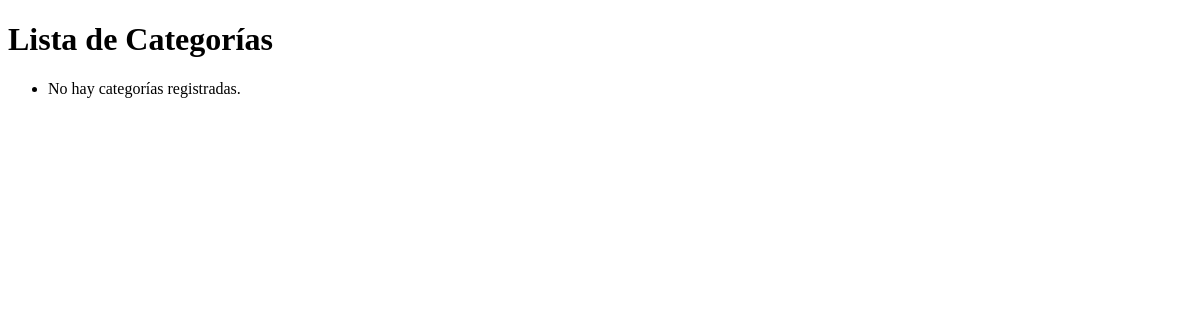
Page /categorias/ on the earlier database version.
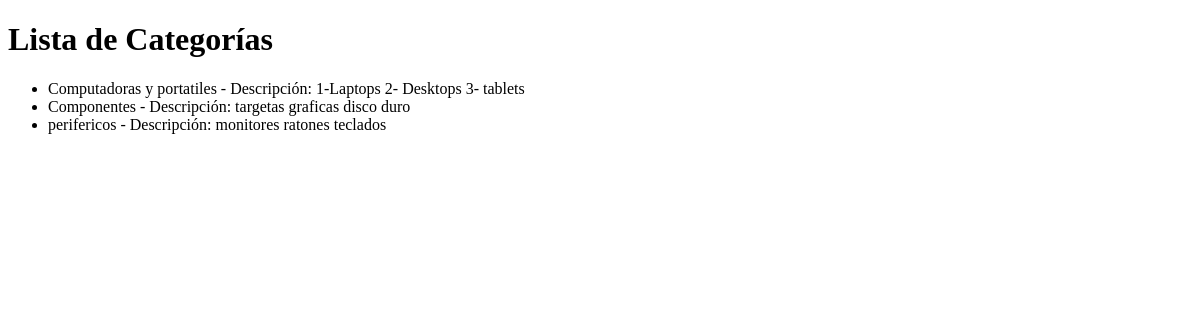
Same page on the later database version.
### inventario/models.py (models this page shows, shortened)
class Categoria(models.Model):
    nombre = models.CharField(max_length=100)
    descripcion = models.TextField()

### inventario/views.py (the view)
# urls.py: path('categorias/', views.lista_categorias, name='lista_categorias'),
def lista_categorias(request):
    categorias = Categoria.objects.all()
    return render(request, 'ventas/lista_categorias.html', {'categorias': categorias})

### inventario/templates/ventas/lista_categorias.html (shortened to what this page needs)
<!DOCTYPE html>
<html lang="es">
<head>
</head>
<body>
    <h1>Lista de Categorías</h1>
    <ul>
        {% for categoria in categorias %}
        <li>{{ categoria.nombre }} - Descripción: {{ categoria.descripcion }}</li>
        {% empty %}
        <li>No hay categorías registradas.</li>
        {% endfor %}
    </ul>
</body>
</html>

Differences in the rows shown:
added Categoria: nombre "Computadoras y portatiles", descripcion "1-Laptops 2- Desktops 3- tablets"
added Categoria: nombre "Componentes", descripcion "targetas graficas disco duro"
added Categoria: nombre "perifericos", descripcion "monitores ratones teclados"
Other differences:
text no longer shown: "No hay categorías registradas."
